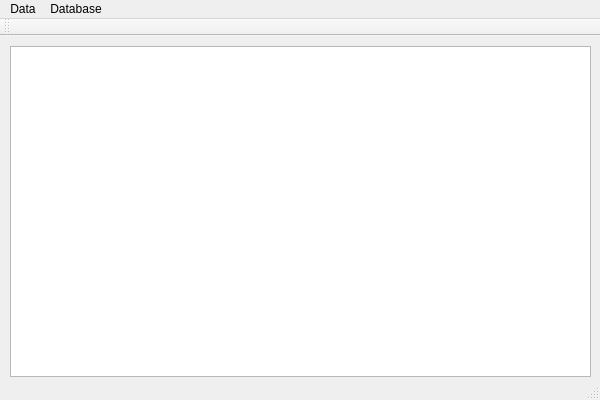
<?xml version="1.0" encoding="UTF-8"?>
<ui version="4.0">
 <class>geolocationQtAppClass</class>
 <widget class="QMainWindow" name="geolocationQtAppClass">
  <property name="geometry">
   <rect>
    <x>0</x>
    <y>0</y>
    <width>600</width>
    <height>400</height>
   </rect>
  </property>
  <property name="windowTitle">
   <string>geolocationQtApp</string>
  </property>
  <widget class="QWidget" name="centralWidget">
   <widget class="QTableView" name="tableView">
    <property name="geometry">
     <rect>
      <x>10</x>
      <y>10</y>
      <width>581</width>
      <height>331</height>
     </rect>
    </property>
   </widget>
  </widget>
  <widget class="QMenuBar" name="menuBar">
   <property name="geometry">
    <rect>
     <x>0</x>
     <y>0</y>
     <width>600</width>
     <height>22</height>
    </rect>
   </property>
   <widget class="QMenu" name="menuAPI">
    <property name="title">
     <string>Data</string>
    </property>
    <addaction name="actionAPI"/>
    <addaction name="actionAdd_IP_Geolocation"/>
    <addaction name="actionRemove_IP_Geolocation"/>
   </widget>
   <widget class="QMenu" name="menuDatabase">
    <property name="title">
     <string>Database</string>
    </property>
    <addaction name="actionReinitialize"/>
    <addaction name="actionRemove_database"/>
   </widget>
   <addaction name="menuAPI"/>
   <addaction name="menuDatabase"/>
  </widget>
  <widget class="QToolBar" name="mainToolBar">
   <attribute name="toolBarArea">
    <enum>TopToolBarArea</enum>
   </attribute>
   <attribute name="toolBarBreak">
    <bool>false</bool>
   </attribute>
  </widget>
  <widget class="QStatusBar" name="statusBar"/>
  <action name="actionAPI">
   <property name="text">
    <string>Get IP data from API</string>
   </property>
  </action>
  <action name="actionAdd_IP_Geolocation">
   <property name="text">
    <string>Add IP Geolocation</string>
   </property>
  </action>
  <action name="actionRemove_IP_Geolocation">
   <property name="text">
    <string>Remove IP Geolocation</string>
   </property>
  </action>
  <action name="actionReinitialize">
   <property name="text">
    <string>Reinitialize database</string>
   </property>
  </action>
  <action name="actionRemove_database">
   <property name="text">
    <string>Remove database</string>
   </property>
  </action>
 </widget>
 <layoutdefault spacing="6" margin="11"/>
 <resources>
  <include location="geolocationQtApp.qrc"/>
 </resources>
 <connections/>
</ui>
